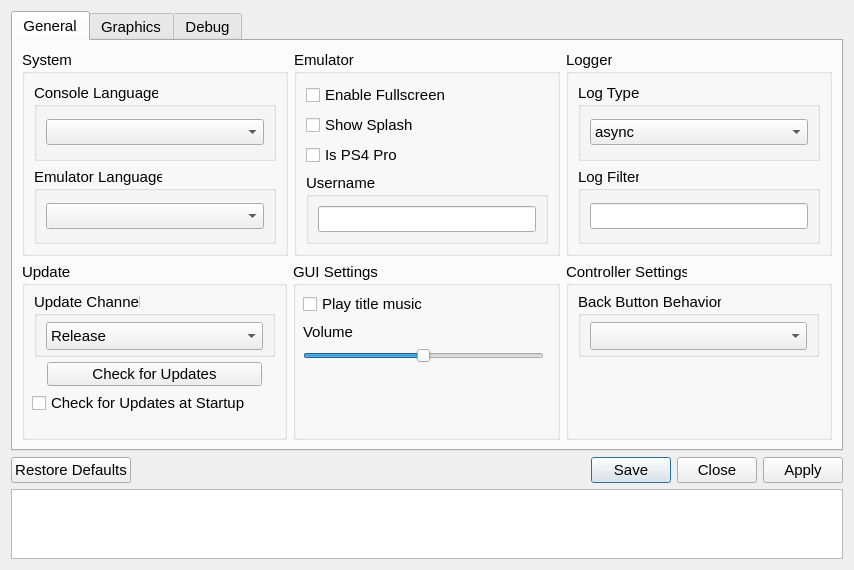
<?xml version="1.0" encoding="UTF-8"?>
<!-- SPDX-FileCopyrightText: Copyright 2024 shadPS4 Emulator Project
     SPDX-License-Identifier: GPL-2.0-or-later -->
<ui version="4.0">
 <class>SettingsDialog</class>
 <widget class="QDialog" name="SettingsDialog">
  <property name="windowModality">
   <enum>Qt::WindowModality::WindowModal</enum>
  </property>
  <property name="geometry">
   <rect>
    <x>0</x>
    <y>0</y>
    <width>854</width>
    <height>570</height>
   </rect>
  </property>
  <property name="sizePolicy">
   <sizepolicy hsizetype="Preferred" vsizetype="Preferred">
    <horstretch>0</horstretch>
    <verstretch>0</verstretch>
   </sizepolicy>
  </property>
  <property name="font">
   <font>
    <pointsize>11</pointsize>
    <bold>false</bold>
   </font>
  </property>
  <property name="windowTitle">
   <string>Settings</string>
  </property>
  <property name="windowIcon">
   <iconset>
    <normaloff>:/images/shadps4.ico</normaloff>:/images/shadps4.ico</iconset>
  </property>
  <layout class="QVBoxLayout" name="settingsDialogLayout">
   <item>
    <widget class="QScrollArea" name="scrollArea">
     <property name="frameShape">
      <enum>QFrame::Shape::NoFrame</enum>
     </property>
     <property name="widgetResizable">
      <bool>true</bool>
     </property>
     <widget class="QTabWidget" name="tabWidgetSettings">
      <property name="enabled">
       <bool>true</bool>
      </property>
      <property name="geometry">
       <rect>
        <x>0</x>
        <y>0</y>
        <width>836</width>
        <height>446</height>
       </rect>
      </property>
      <property name="sizePolicy">
       <sizepolicy hsizetype="Preferred" vsizetype="Preferred">
        <horstretch>0</horstretch>
        <verstretch>0</verstretch>
       </sizepolicy>
      </property>
      <property name="currentIndex">
       <number>0</number>
      </property>
      <widget class="QWidget" name="generalTab">
       <attribute name="title">
        <string>General</string>
       </attribute>
       <layout class="QVBoxLayout" name="generalTabVLayout" stretch="0,0">
        <item>
         <layout class="QHBoxLayout" name="generalTabHLayoutTop" stretch="1,1,1">
          <item>
           <layout class="QVBoxLayout" name="systemTabLayoutLeft">
            <item>
             <widget class="QGroupBox" name="SystemSettings">
              <property name="title">
               <string>System</string>
              </property>
              <layout class="QVBoxLayout" name="emuSettingsLayout">
               <item>
                <widget class="QGroupBox" name="consoleLanguageGroupBox">
                 <property name="title">
                  <string>Console Language</string>
                 </property>
                 <layout class="QVBoxLayout" name="settingsLayout">
                  <item>
                   <widget class="QComboBox" name="consoleLanguageComboBox"/>
                  </item>
                 </layout>
                </widget>
               </item>
               <item>
                <widget class="QGroupBox" name="emulatorLanguageGroupBox">
                 <property name="title">
                  <string>Emulator Language</string>
                 </property>
                 <layout class="QVBoxLayout" name="langSettingsLayout">
                  <item>
                   <widget class="QComboBox" name="emulatorLanguageComboBox"/>
                  </item>
                 </layout>
                </widget>
               </item>
              </layout>
             </widget>
            </item>
           </layout>
          </item>
          <item>
           <layout class="QVBoxLayout" name="emulatorTabLayoutMiddle">
            <item>
             <widget class="QGroupBox" name="emulatorSettingsGroupBox">
              <property name="title">
               <string>Emulator</string>
              </property>
              <layout class="QVBoxLayout" name="additionalSettingsVLayout">
               <item>
                <layout class="QVBoxLayout" name="emulatorverticalLayout">
                 <item>
                  <widget class="QCheckBox" name="fullscreenCheckBox">
                   <property name="text">
                    <string>Enable Fullscreen</string>
                   </property>
                  </widget>
                 </item>
                 <item>
                  <widget class="QCheckBox" name="showSplashCheckBox">
                   <property name="text">
                    <string>Show Splash</string>
                   </property>
                  </widget>
                 </item>
                 <item>
                  <widget class="QCheckBox" name="ps4proCheckBox">
                   <property name="text">
                    <string>Is PS4 Pro</string>
                   </property>
                  </widget>
                 </item>
                </layout>
               </item>
               <item>
                <layout class="QVBoxLayout" name="vLayoutUserName">
                 <property name="spacing">
                  <number>6</number>
                 </property>
                 <property name="leftMargin">
                  <number>0</number>
                 </property>
                 <item>
                  <layout class="QHBoxLayout" name="hLayoutUserName">
                   <item>
                    <widget class="QGroupBox" name="userName">
                     <property name="title">
                      <string>Username</string>
                     </property>
                     <layout class="QVBoxLayout" name="userNameLayout">
                      <item>
                       <widget class="QLineEdit" name="userNameLineEdit"/>
                      </item>
                     </layout>
                    </widget>
                   </item>
                  </layout>
                 </item>
                </layout>
               </item>
              </layout>
             </widget>
            </item>
           </layout>
          </item>
          <item>
           <layout class="QVBoxLayout" name="loggerTabLayoutRight">
            <item>
             <widget class="QGroupBox" name="loggerGroupBox">
              <property name="title">
               <string>Logger</string>
              </property>
              <layout class="QVBoxLayout" name="loggerLayout">
               <item>
                <widget class="QWidget" name="LogTypeWidget" native="true">
                 <layout class="QVBoxLayout" name="LogTypeLayout">
                  <property name="leftMargin">
                   <number>0</number>
                  </property>
                  <property name="topMargin">
                   <number>0</number>
                  </property>
                  <property name="rightMargin">
                   <number>0</number>
                  </property>
                  <property name="bottomMargin">
                   <number>0</number>
                  </property>
                  <item>
                   <widget class="QGroupBox" name="logTypeGroupBox">
                    <property name="title">
                     <string>Log Type</string>
                    </property>
                    <layout class="QVBoxLayout" name="logTypeBoxLayout">
                     <item>
                      <widget class="QComboBox" name="logTypeComboBox">
                       <item>
                        <property name="text">
                         <string>async</string>
                        </property>
                       </item>
                       <item>
                        <property name="text">
                         <string>sync</string>
                        </property>
                       </item>
                      </widget>
                     </item>
                    </layout>
                   </widget>
                  </item>
                 </layout>
                </widget>
               </item>
               <item>
                <layout class="QVBoxLayout" name="vLayoutLogFilter">
                 <property name="spacing">
                  <number>6</number>
                 </property>
                 <property name="leftMargin">
                  <number>0</number>
                 </property>
                 <item>
                  <layout class="QHBoxLayout" name="hLayoutLogFilter">
                   <item>
                    <widget class="QGroupBox" name="logFilter">
                     <property name="title">
                      <string>Log Filter</string>
                     </property>
                     <layout class="QVBoxLayout" name="logFilterLayout">
                      <item>
                       <widget class="QLineEdit" name="logFilterLineEdit"/>
                      </item>
                     </layout>
                    </widget>
                   </item>
                  </layout>
                 </item>
                </layout>
               </item>
              </layout>
             </widget>
            </item>
           </layout>
          </item>
         </layout>
        </item>
        <item>
         <layout class="QHBoxLayout" name="generalTabHLayout_2">
          <item>
           <layout class="QVBoxLayout" name="updaterTabLayoutLeft">
            <property name="leftMargin">
             <number>0</number>
            </property>
            <property name="topMargin">
             <number>0</number>
            </property>
            <property name="rightMargin">
             <number>0</number>
            </property>
            <property name="bottomMargin">
             <number>0</number>
            </property>
            <item>
             <widget class="QGroupBox" name="updaterGroupBox">
              <property name="sizePolicy">
               <sizepolicy hsizetype="Preferred" vsizetype="Preferred">
                <horstretch>0</horstretch>
                <verstretch>0</verstretch>
               </sizepolicy>
              </property>
              <property name="minimumSize">
               <size>
                <width>265</width>
                <height>0</height>
               </size>
              </property>
              <property name="title">
               <string>Update</string>
              </property>
              <widget class="QCheckBox" name="updateCheckBox">
               <property name="geometry">
                <rect>
                 <x>10</x>
                 <y>130</y>
                 <width>261</width>
                 <height>22</height>
                </rect>
               </property>
               <property name="text">
                <string>Check for Updates at Startup</string>
               </property>
              </widget>
              <widget class="QGroupBox" name="updaterComboBox">
               <property name="geometry">
                <rect>
                 <x>12</x>
                 <y>30</y>
                 <width>241</width>
                 <height>65</height>
                </rect>
               </property>
               <property name="title">
                <string>Update Channel</string>
               </property>
               <widget class="QComboBox" name="updateComboBox">
                <property name="geometry">
                 <rect>
                  <x>12</x>
                  <y>30</y>
                  <width>217</width>
                  <height>28</height>
                 </rect>
                </property>
                <item>
                 <property name="text">
                  <string>Release</string>
                 </property>
                </item>
                <item>
                 <property name="text">
                  <string>Nightly</string>
                 </property>
                </item>
               </widget>
              </widget>
              <widget class="QPushButton" name="checkUpdateButton">
               <property name="geometry">
                <rect>
                 <x>25</x>
                 <y>100</y>
                 <width>215</width>
                 <height>24</height>
                </rect>
               </property>
               <property name="text">
                <string>Check for Updates</string>
               </property>
              </widget>
             </widget>
            </item>
           </layout>
          </item>
          <item>
           <layout class="QVBoxLayout" name="GUITabLayoutMiddle" stretch="1">
            <item>
             <widget class="QGroupBox" name="GUIgroupBox">
              <property name="sizePolicy">
               <sizepolicy hsizetype="MinimumExpanding" vsizetype="Preferred">
                <horstretch>0</horstretch>
                <verstretch>0</verstretch>
               </sizepolicy>
              </property>
              <property name="title">
               <string>GUI Settings</string>
              </property>
              <widget class="QWidget" name="verticalLayoutWidget_3">
               <property name="geometry">
                <rect>
                 <x>10</x>
                 <y>30</y>
                 <width>241</width>
                 <height>71</height>
                </rect>
               </property>
               <layout class="QVBoxLayout" name="verticalLayout">
                <item>
                 <widget class="QCheckBox" name="playBGMCheckBox">
                  <property name="sizePolicy">
                   <sizepolicy hsizetype="Minimum" vsizetype="Fixed">
                    <horstretch>0</horstretch>
                    <verstretch>0</verstretch>
                   </sizepolicy>
                  </property>
                  <property name="text">
                   <string>Play title music</string>
                  </property>
                 </widget>
                </item>
                <item>
                 <layout class="QHBoxLayout" name="horizontalLayout">
                  <item>
                   <layout class="QVBoxLayout" name="verticalLayout_2">
                    <item>
                     <widget class="QLabel" name="label">
                      <property name="text">
                       <string>Volume</string>
                      </property>
                     </widget>
                    </item>
                    <item>
                     <widget class="QSlider" name="BGMVolumeSlider">
                      <property name="toolTip">
                       <string>Set the volume of the background music.</string>
                      </property>
                      <property name="maximum">
                       <number>100</number>
                      </property>
                      <property name="singleStep">
                       <number>10</number>
                      </property>
                      <property name="pageStep">
                       <number>20</number>
                      </property>
                      <property name="value">
                       <number>50</number>
                      </property>
                      <property name="orientation">
                       <enum>Qt::Orientation::Horizontal</enum>
                      </property>
                      <property name="invertedAppearance">
                       <bool>false</bool>
                      </property>
                      <property name="invertedControls">
                       <bool>false</bool>
                      </property>
                      <property name="tickPosition">
                       <enum>QSlider::TickPosition::NoTicks</enum>
                      </property>
                      <property name="tickInterval">
                       <number>10</number>
                      </property>
                     </widget>
                    </item>
                   </layout>
                  </item>
                 </layout>
                </item>
               </layout>
              </widget>
             </widget>
            </item>
           </layout>
          </item>
          <item>
           <layout class="QVBoxLayout" name="ControllerTabLayoutRight" stretch="1">
            <item>
             <widget class="QGroupBox" name="ControllerGroupBox">
              <property name="sizePolicy">
               <sizepolicy hsizetype="MinimumExpanding" vsizetype="Preferred">
                <horstretch>0</horstretch>
                <verstretch>0</verstretch>
               </sizepolicy>
              </property>
              <property name="title">
               <string>Controller Settings</string>
              </property>
              <widget class="QGroupBox" name="backButtonBehaviorGroupBox">
               <property name="geometry">
                <rect>
                 <x>12</x>
                 <y>30</y>
                 <width>241</width>
                 <height>65</height>
                </rect>
               </property>
               <property name="title">
                <string>Back Button Behavior</string>
               </property>
               <widget class="QComboBox" name="backButtonBehaviorComboBox">
                <property name="geometry">
                 <rect>
                  <x>12</x>
                  <y>30</y>
                  <width>217</width>
                  <height>28</height>
                 </rect>
                </property>
               </widget>
              </widget>
             </widget>
            </item>
           </layout>
          </item>
         </layout>
        </item>
       </layout>
      </widget>
      <widget class="QWidget" name="grphicsTab">
       <attribute name="title">
        <string>Graphics</string>
       </attribute>
       <layout class="QVBoxLayout" name="graphicsTabVLayout" stretch="0,0">
        <item>
         <layout class="QHBoxLayout" name="graphicsTabHLayout" stretch="1,1,1">
          <item>
           <layout class="QVBoxLayout" name="graphicsTabLayoutLeft">
            <item>
             <widget class="QGroupBox" name="graphicsAdapterGroupBox">
              <property name="title">
               <string>Graphics Device</string>
              </property>
              <layout class="QVBoxLayout" name="graphicsAdapterLayout">
               <item>
                <widget class="QComboBox" name="graphicsAdapterBox"/>
               </item>
              </layout>
             </widget>
            </item>
            <item>
             <widget class="QWidget" name="widgetgraphicsBottom" native="true">
              <layout class="QHBoxLayout" name="widgetgraphicsBottomHLayout">
               <property name="leftMargin">
                <number>0</number>
               </property>
               <property name="topMargin">
                <number>0</number>
               </property>
               <property name="rightMargin">
                <number>0</number>
               </property>
               <property name="bottomMargin">
                <number>0</number>
               </property>
              </layout>
             </widget>
            </item>
           </layout>
          </item>
          <item>
           <layout class="QVBoxLayout" name="graphicsTabLayoutMiddle">
            <item>
             <layout class="QVBoxLayout" name="layoutResolution">
              <property name="spacing">
               <number>6</number>
              </property>
              <property name="leftMargin">
               <number>0</number>
              </property>
              <item>
               <layout class="QHBoxLayout" name="resolutionLayout">
                <item>
                 <widget class="QGroupBox" name="widthGroupBox">
                  <property name="title">
                   <string>Width</string>
                  </property>
                  <layout class="QVBoxLayout" name="widthLayout">
                   <item>
                    <widget class="QSpinBox" name="widthSpinBox">
                     <property name="accelerated">
                      <bool>true</bool>
                     </property>
                     <property name="correctionMode">
                      <enum>QAbstractSpinBox::CorrectionMode::CorrectToNearestValue</enum>
                     </property>
                     <property name="keyboardTracking">
                      <bool>false</bool>
                     </property>
                     <property name="minimum">
                      <number>0</number>
                     </property>
                     <property name="maximum">
                      <number>9999</number>
                     </property>
                     <property name="value">
                      <number>1280</number>
                     </property>
                    </widget>
                   </item>
                  </layout>
                 </widget>
                </item>
                <item>
                 <widget class="QGroupBox" name="heightGroupBox">
                  <property name="title">
                   <string>Height</string>
                  </property>
                  <layout class="QVBoxLayout" name="heightLayout">
                   <item>
                    <widget class="QSpinBox" name="heightSpinBox">
                     <property name="frame">
                      <bool>true</bool>
                     </property>
                     <property name="accelerated">
                      <bool>true</bool>
                     </property>
                     <property name="correctionMode">
                      <enum>QAbstractSpinBox::CorrectionMode::CorrectToNearestValue</enum>
                     </property>
                     <property name="keyboardTracking">
                      <bool>false</bool>
                     </property>
                     <property name="minimum">
                      <number>0</number>
                     </property>
                     <property name="maximum">
                      <number>9999</number>
                     </property>
                     <property name="value">
                      <number>720</number>
                     </property>
                    </widget>
                   </item>
                  </layout>
                 </widget>
                </item>
               </layout>
              </item>
             </layout>
            </item>
            <item>
             <layout class="QVBoxLayout" name="vLayoutVblank">
              <property name="spacing">
               <number>6</number>
              </property>
              <property name="leftMargin">
               <number>0</number>
              </property>
              <item>
               <layout class="QHBoxLayout" name="hLayoutVblank">
                <item>
                 <widget class="QGroupBox" name="heightDivider">
                  <property name="title">
                   <string>Vblank Divider</string>
                  </property>
                  <layout class="QVBoxLayout" name="vblankLayout">
                   <item>
                    <widget class="QSpinBox" name="vblankSpinBox">
                     <property name="frame">
                      <bool>true</bool>
                     </property>
                     <property name="accelerated">
                      <bool>true</bool>
                     </property>
                     <property name="correctionMode">
                      <enum>QAbstractSpinBox::CorrectionMode::CorrectToNearestValue</enum>
                     </property>
                     <property name="keyboardTracking">
                      <bool>false</bool>
                     </property>
                     <property name="minimum">
                      <number>1</number>
                     </property>
                     <property name="maximum">
                      <number>9999</number>
                     </property>
                     <property name="value">
                      <number>1</number>
                     </property>
                    </widget>
                   </item>
                  </layout>
                 </widget>
                </item>
               </layout>
              </item>
             </layout>
            </item>
           </layout>
          </item>
          <item>
           <layout class="QVBoxLayout" name="graphicsTabLayoutRight">
            <property name="rightMargin">
             <number>12</number>
            </property>
            <property name="bottomMargin">
             <number>12</number>
            </property>
            <item>
             <widget class="QGroupBox" name="additionalSettingsGroupBox">
              <property name="title">
               <string>Advanced</string>
              </property>
              <property name="alignment">
               <set>Qt::AlignmentFlag::AlignLeading|Qt::AlignmentFlag::AlignLeft|Qt::AlignmentFlag::AlignVCenter</set>
              </property>
              <layout class="QVBoxLayout" name="additionalSettingsLayout">
               <item>
                <widget class="QCheckBox" name="dumpShadersCheckBox">
                 <property name="text">
                  <string>Enable Shaders Dumping</string>
                 </property>
                </widget>
               </item>
               <item>
                <widget class="QCheckBox" name="nullGpuCheckBox">
                 <property name="text">
                  <string>Enable NULL GPU</string>
                 </property>
                </widget>
               </item>
               <item>
                <widget class="QCheckBox" name="dumpPM4CheckBox">
                 <property name="text">
                  <string>Enable PM4 Dumping</string>
                 </property>
                </widget>
               </item>
              </layout>
             </widget>
            </item>
            <item>
             <spacer name="AdvancedSpacer">
              <property name="orientation">
               <enum>Qt::Orientation::Vertical</enum>
              </property>
              <property name="sizeHint" stdset="0">
               <size>
                <width>20</width>
                <height>40</height>
               </size>
              </property>
             </spacer>
            </item>
           </layout>
          </item>
         </layout>
        </item>
        <item>
         <spacer name="graphicSpacer">
          <property name="orientation">
           <enum>Qt::Orientation::Vertical</enum>
          </property>
          <property name="sizeHint" stdset="0">
           <size>
            <width>20</width>
            <height>40</height>
           </size>
          </property>
         </spacer>
        </item>
       </layout>
      </widget>
      <widget class="QWidget" name="debugTab">
       <attribute name="title">
        <string>Debug</string>
       </attribute>
       <layout class="QVBoxLayout" name="debugTabVLayout" stretch="0,1">
        <item>
         <layout class="QHBoxLayout" name="debugTabHLayout" stretch="1">
          <item>
           <widget class="QGroupBox" name="debugTabGroupBox">
            <property name="enabled">
             <bool>true</bool>
            </property>
            <property name="title">
             <string>General</string>
            </property>
            <property name="alignment">
             <set>Qt::AlignmentFlag::AlignLeading|Qt::AlignmentFlag::AlignLeft|Qt::AlignmentFlag::AlignTop</set>
            </property>
            <layout class="QVBoxLayout" name="debugTabLayout">
             <item alignment="Qt::AlignmentFlag::AlignTop">
              <widget class="QCheckBox" name="debugDump">
               <property name="text">
                <string>Enable Debug Dumping</string>
               </property>
              </widget>
             </item>
             <item>
              <spacer name="verticalSpacer">
               <property name="orientation">
                <enum>Qt::Orientation::Vertical</enum>
               </property>
               <property name="sizeType">
                <enum>QSizePolicy::Policy::MinimumExpanding</enum>
               </property>
               <property name="sizeHint" stdset="0">
                <size>
                 <width>0</width>
                 <height>0</height>
                </size>
               </property>
              </spacer>
             </item>
             <item>
              <widget class="QCheckBox" name="vkValidationCheckBox">
               <property name="text">
                <string>Enable Vulkan Validation Layers</string>
               </property>
              </widget>
             </item>
             <item>
              <widget class="QCheckBox" name="vkSyncValidationCheckBox">
               <property name="text">
                <string>Enable Vulkan Synchronization Validation</string>
               </property>
              </widget>
             </item>
             <item>
              <widget class="QCheckBox" name="rdocCheckBox">
               <property name="text">
                <string>Enable RenderDoc Debugging</string>
               </property>
              </widget>
             </item>
            </layout>
           </widget>
          </item>
         </layout>
        </item>
        <item>
         <spacer name="debugTabSpacer">
          <property name="orientation">
           <enum>Qt::Orientation::Vertical</enum>
          </property>
          <property name="sizeType">
           <enum>QSizePolicy::Policy::MinimumExpanding</enum>
          </property>
          <property name="sizeHint" stdset="0">
           <size>
            <width>0</width>
            <height>0</height>
           </size>
          </property>
         </spacer>
        </item>
       </layout>
      </widget>
     </widget>
    </widget>
   </item>
   <item>
    <widget class="QDialogButtonBox" name="buttonBox">
     <property name="standardButtons">
      <set>QDialogButtonBox::StandardButton::Apply|QDialogButtonBox::StandardButton::Close|QDialogButtonBox::StandardButton::RestoreDefaults|QDialogButtonBox::StandardButton::Save</set>
     </property>
    </widget>
   </item>
   <item>
    <widget class="QTextEdit" name="descriptionText">
     <property name="maximumSize">
      <size>
       <width>16777215</width>
       <height>70</height>
      </size>
     </property>
     <property name="readOnly">
      <bool>true</bool>
     </property>
    </widget>
   </item>
  </layout>
 </widget>
 <resources/>
 <connections/>
</ui>
